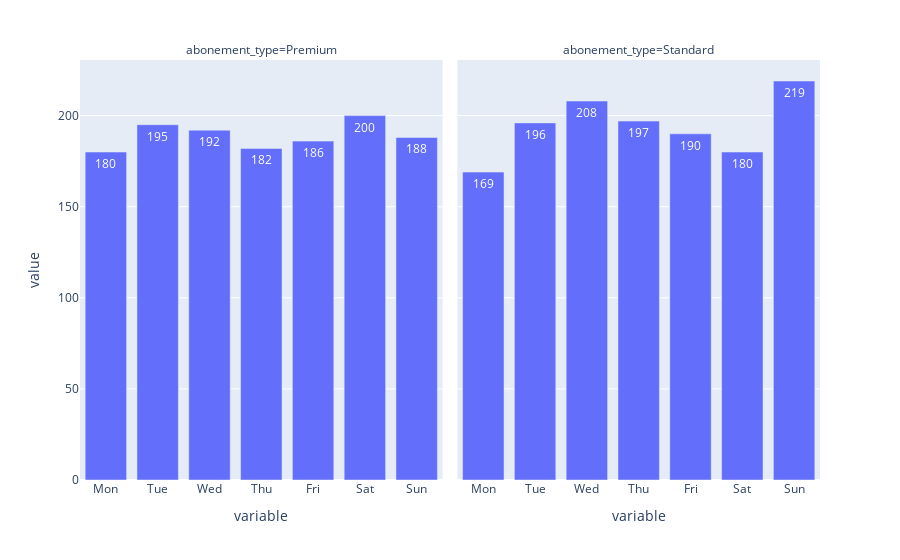

The notebook cell this image was saved under:
### Code cell
##посещения по дням недели / абонемент
df_dummies = df['days_per_week'].str.get_dummies(sep=', ')
df_days = pd.concat([df, df_dummies], axis=1)

lst = days.index.tolist()
lst.append('abonement_type')
days_abo = df_days[lst].groupby('abonement_type').agg('sum')

days_abo = days_abo.reset_index().melt(id_vars='abonement_type')
px.bar(data_frame=days_abo, 
       x='variable', 
       y='value', 
       facet_col='abonement_type',
       text_auto=True)

### Figure 1 — Plotly figure (JSON) as saved in the notebook; plotly's stock layout.template omitted (floating-point values rounded to 4 significant figures)
{"data": [{"hovertemplate": "abonement_type=Premium<br>variable=%{x}<br>value=%{y}<extra></extra>", "legendgroup": "", "marker": {"color": "#636efa", "pattern": {"shape": ""}}, "name": "", "orientation": "v", "showlegend": false, "textposition": "auto", "texttemplate": "%{y}", "type": "bar", "x": ["Mon", "Tue", "Wed", "Thu", "Fri", "Sat", "Sun"], "xaxis": "x", "y": [180, 195, 192, 182, 186, 200, 188], "yaxis": "y"}, {"hovertemplate": "abonement_type=Standard<br>variable=%{x}<br>value=%{y}<extra></extra>", "legendgroup": "", "marker": {"color": "#636efa", "pattern": {"shape": ""}}, "name": "", "orientation": "v", "showlegend": false, "textposition": "auto", "texttemplate": "%{y}", "type": "bar", "x": ["Mon", "Tue", "Wed", "Thu", "Fri", "Sat", "Sun"], "xaxis": "x2", "y": [169, 196, 208, 197, 190, 180, 219], "yaxis": "y2"}], "layout": {"annotations": [{"font": {}, "showarrow": false, "text": "abonement_type=Premium", "x": 0.245, "xanchor": "center", "xref": "paper", "y": 1, "yanchor": "bottom", "yref": "paper"}, {"font": {}, "showarrow": false, "text": "abonement_type=Standard", "x": 0.755, "xanchor": "center", "xref": "paper", "y": 1, "yanchor": "bottom", "yref": "paper"}], "barmode": "relative", "legend": {"tracegroupgap": 0}, "margin": {"t": 60}, "xaxis": {"anchor": "y", "domain": [0, 0.49], "title": {"text": "variable"}}, "xaxis2": {"anchor": "y2", "domain": [0.51, 1], "matches": "x", "title": {"text": "variable"}}, "yaxis": {"anchor": "x", "domain": [0, 1], "title": {"text": "value"}}, "yaxis2": {"anchor": "x2", "domain": [0, 1], "matches": "y", "showticklabels": false}}}
